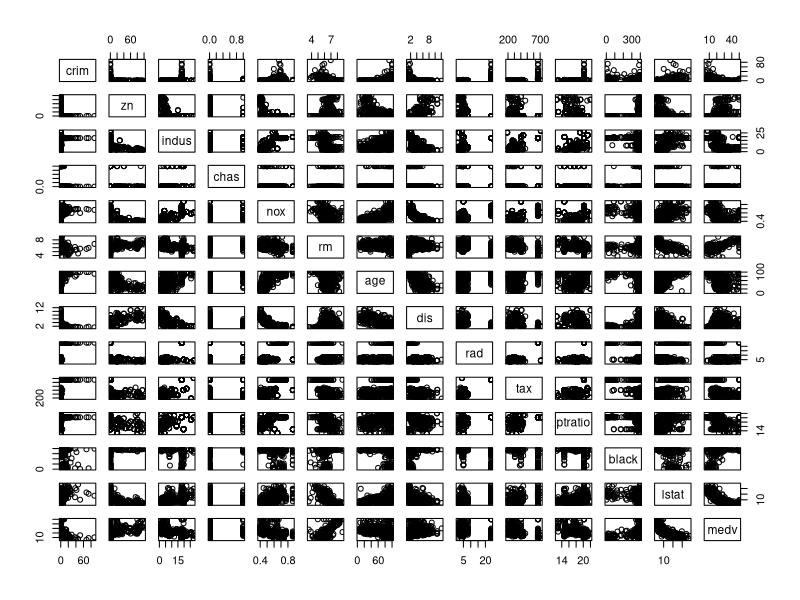
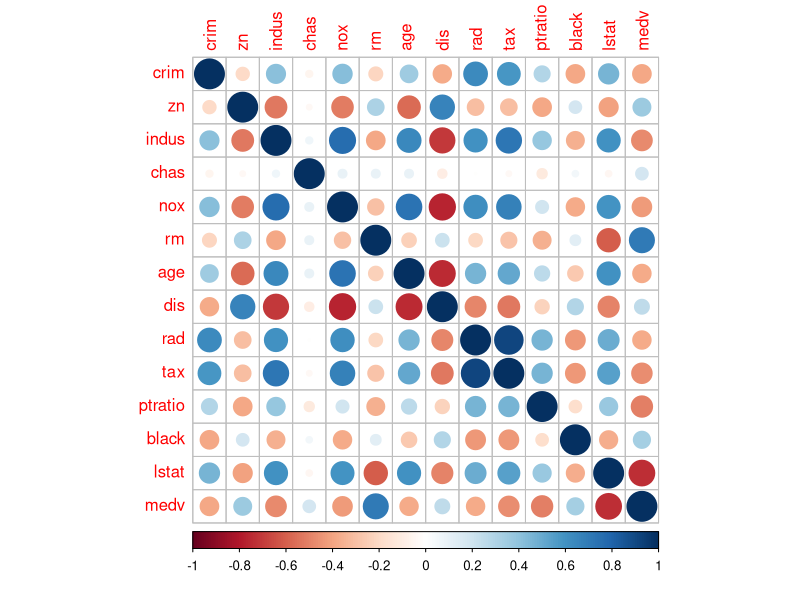
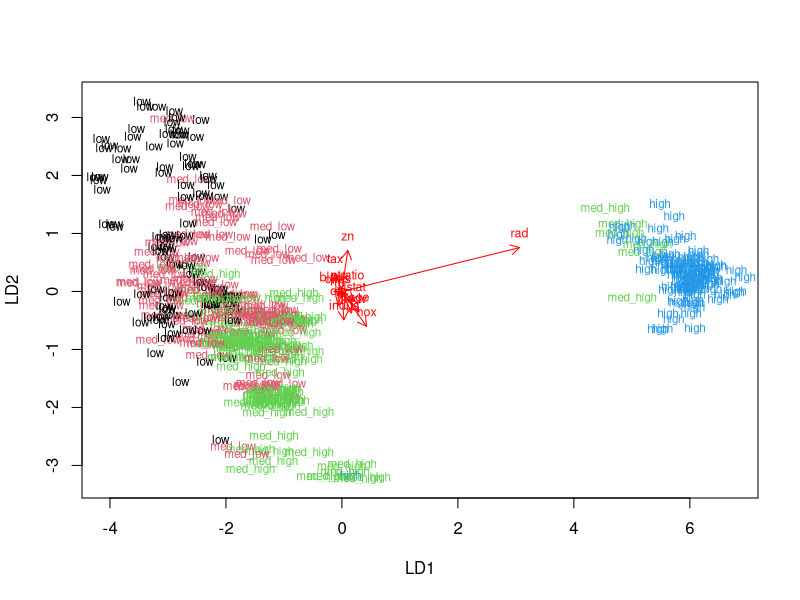
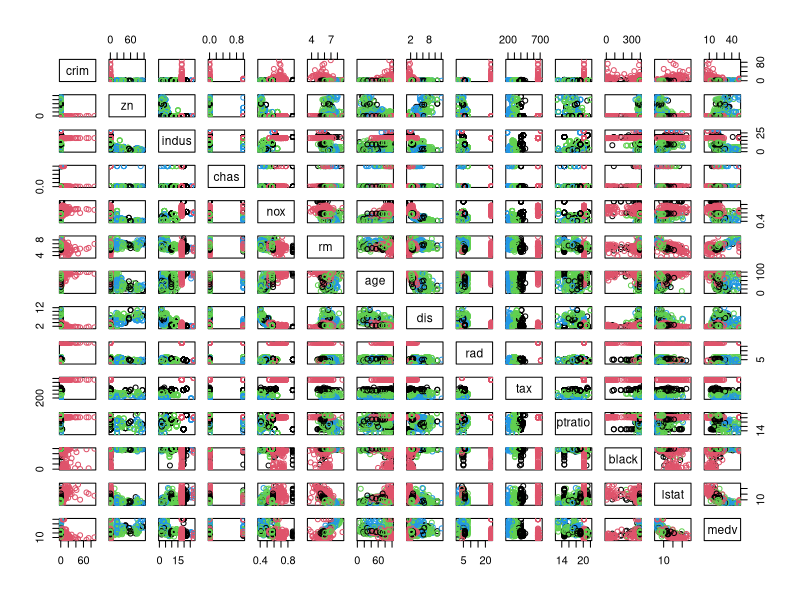
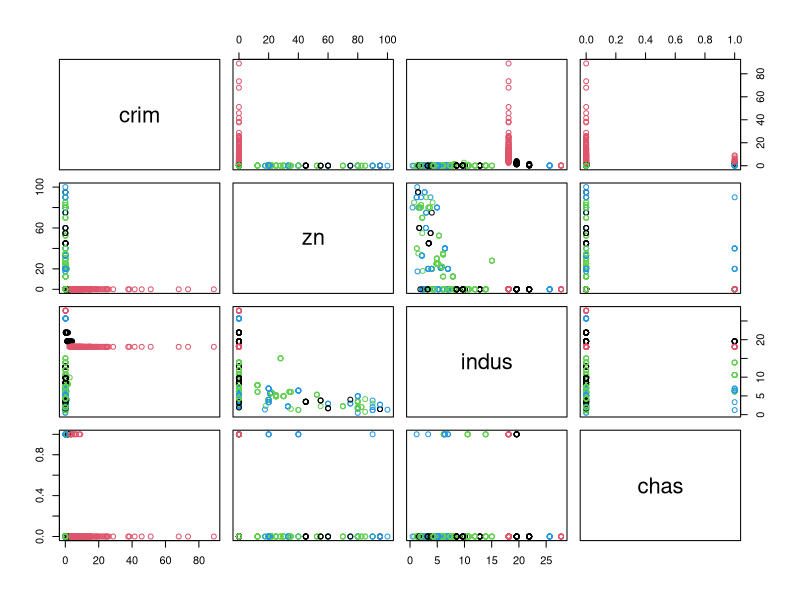
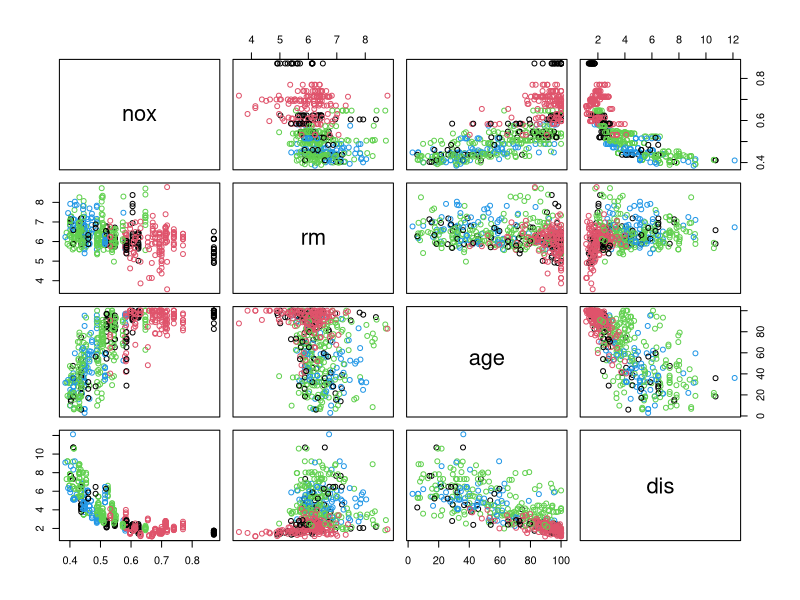
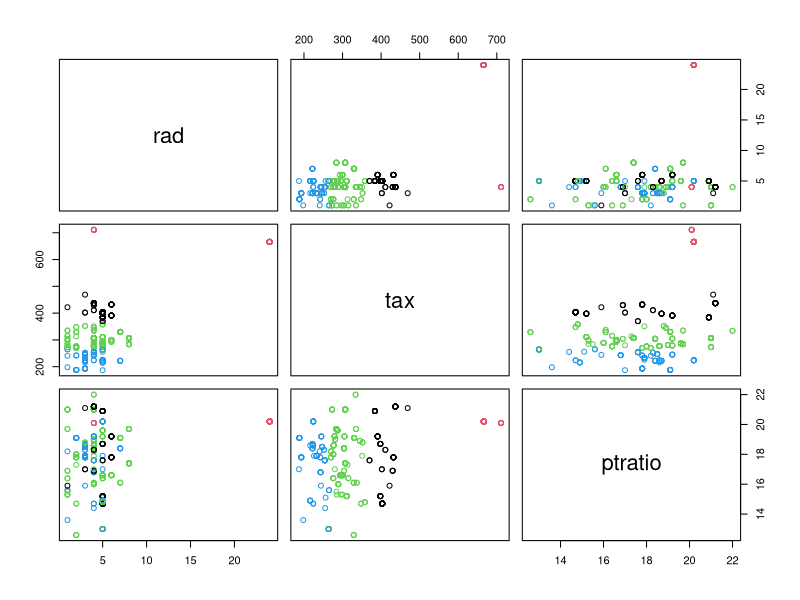
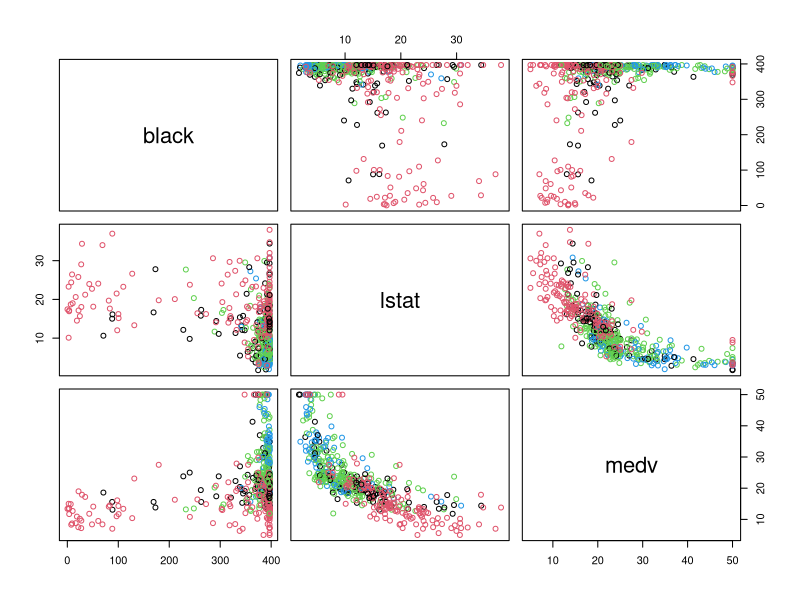

Reproduce these figures in R, in order.
## ---- chunk 1
library(MASS)
data("Boston")
## ---- chunk 2
dim(Boston)
str(Boston)
## ---- chunk 3
pairs(Boston)
## ---- chunk 4
summary(Boston)
## ---- chunk 5
library(corrplot)
library(tidyverse)
cor_matrix <- cor(Boston) %>% round(digits=2)
corrplot(cor_matrix, method="circle", cl.pos="b")
## ---- chunk 6
boston_scaled <- scale(Boston)
summary(boston_scaled)
boston_scaled <- as.data.frame(boston_scaled) # save data in a dataframe
head(boston_scaled)
## ---- chunk 7
summary(boston_scaled$crim)
## ---- chunk 8
bins <- quantile(boston_scaled$crim)
## ---- chunk 9
crime <- cut(boston_scaled$crim, breaks = bins, include.lowest = TRUE, label=c("low","med_low", "med_high", "high"))
table(crime)
## ---- chunk 10

boston_scaled <- dplyr::select(boston_scaled, -crim)
boston_scaled <- data.frame(boston_scaled, crime)
## ---- chunk 11
n <- nrow(boston_scaled)
ind <- sample(n,  size = n * 0.8)
train <- boston_scaled[ind,]
test <- boston_scaled[-ind,]
## ---- chunk 12
traincrime <- table(train$crime)
testcrime <- table(test$crime)
traincrime
testcrime
## ---- chunk 13
lda.fit <- lda(crime ~ ., data = train)
lda.fit
## ---- chunk 14
lda.arrows <- function(x, myscale = 1, arrow_heads = 0.1, color = "red", tex = 0.75, choices = c(1,2)){
  heads <- coef(x)
  arrows(x0 = 0, y0 = 0, 
         x1 = myscale * heads[,choices[1]], 
         y1 = myscale * heads[,choices[2]], col=color, length = arrow_heads)
  text(myscale * heads[,choices], labels = row.names(heads), 
       cex = tex, col=color, pos=3)
}

classes <- as.numeric(train$crime)
plot(lda.fit, dimen = 2,col=classes, pch=classes)
lda.arrows(lda.fit, myscale = 1)

## ---- chunk 15
correct_classes <- test$crime
test <- dplyr::select(test, -crime)
## ---- chunk 16
lda.pred <- predict(lda.fit, newdata = test)
## ---- chunk 17
table(correct = correct_classes, predicted = lda.pred$class)
## ---- chunk 18
# load MASS and Boston
library(MASS)
data('Boston')

boston_scaled2 <- scale(Boston)
## ---- chunk 19
dist_eu <- dist(boston_scaled2)
summary(dist_eu)
## ---- chunk 20
km <-kmeans(Boston, centers = 4)
pairs(Boston, col = km$cluster)
## ---- chunk 21
pairs(Boston[1:4], col = km$cluster)
pairs(Boston[5:8], col = km$cluster)
pairs(Boston[9:11], col = km$cluster)
pairs(Boston[12:14], col = km$cluster)
## ---- chunk 22

km <-kmeans(Boston, centers = 2)
pairs(Boston[5:8], col = km$cluster)

km <-kmeans(Boston, centers = 3)
pairs(Boston[5:8], col = km$cluster)

km <-kmeans(Boston, centers = 5)
pairs(Boston[5:8], col = km$cluster)
## ---- chunk 23
set.seed(123) # use a certain seed for the initial cluster centers
k_max <- 10 # set the maximum number of clusters

twcss <- sapply(1:k_max, function(k){kmeans(Boston, k)$tot.withinss}) #calculate the WCSS

qplot(x = 1:k_max, y = twcss, geom = 'line')
## ---- chunk 24
km <-kmeans(Boston, centers = 2)
pairs(Boston, col = km$cluster)
